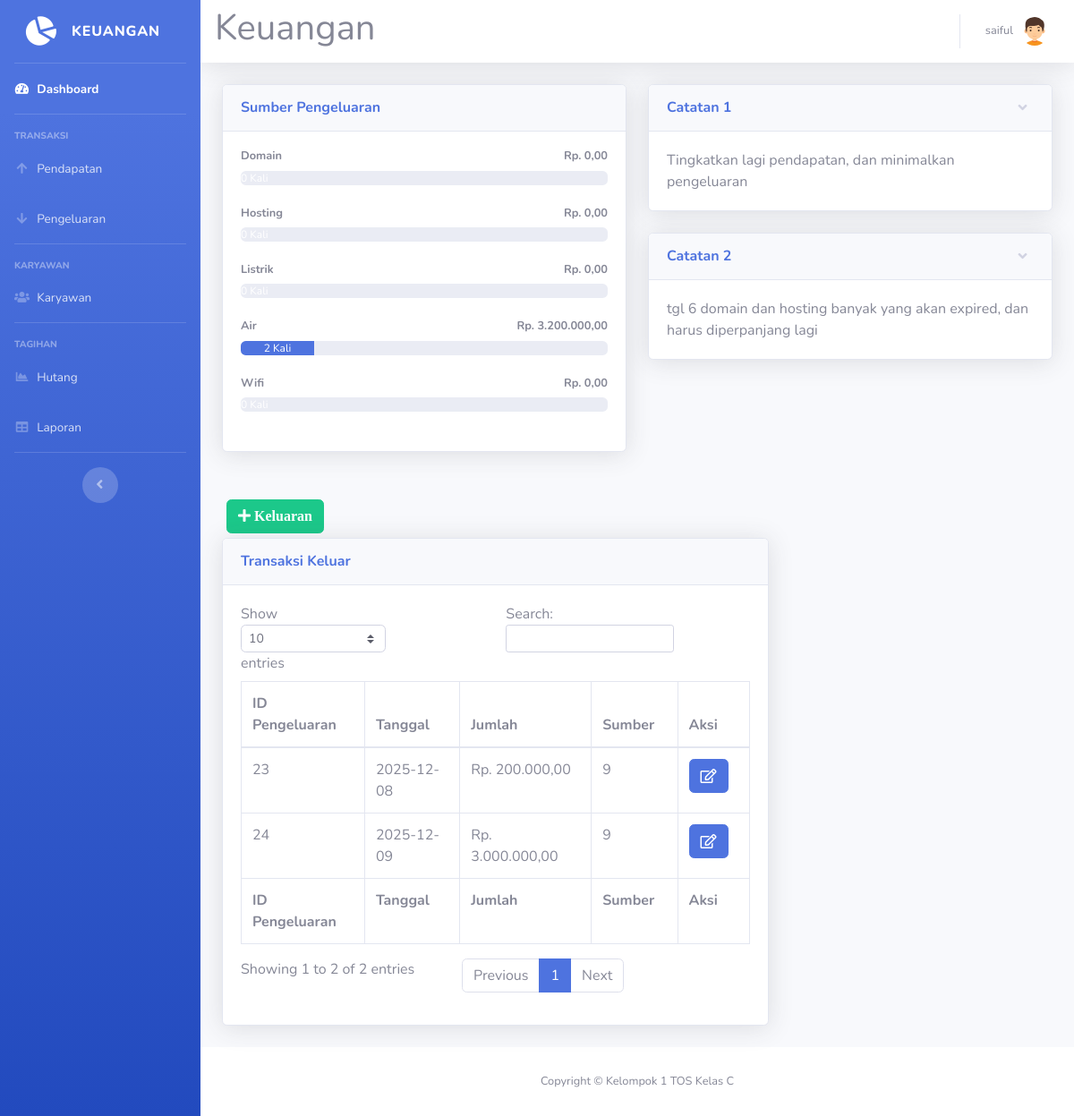
Page /pengeluaran.php (signed in) on the committed database.
### tables this page shows
CREATE TABLE `sumber` (
  `id_sumber` int NOT NULL,
  `nama` varchar(40) NOT NULL
);

CREATE TABLE `catatan` (
  `id_catatan` int NOT NULL,
  `catatan` text NOT NULL
);

CREATE TABLE `pengeluaran` (
  `id_pengeluaran` int NOT NULL,
  `tgl_pengeluaran` date NOT NULL,
  `jumlah` int NOT NULL,
  `id_sumber` int NOT NULL
);

### pengeluaran.php (the view, shortened to what this page needs)
<!DOCTYPE html>
<html lang="en">
<head>
  <link href="vendor/fontawesome-free/css/all.min.css" rel="stylesheet" type="text/css">
  <link href="css/sb-admin-2.min.css" rel="stylesheet">
</head>
<body id="page-top">
<?php
require 'koneksi.php';
require ('sidebar.php');
?>
      <div id="content">
<?php require ('navbar.php');?>
        <div class="container-fluid">
          <div class="row">
            <div class="col-lg-6 mb-4">
              <div class="card shadow mb-4">
                <div class="card-header py-3">
                  <h6 class="m-0 font-weight-bold text-primary">Sumber Pengeluaran</h6>
                </div>
                <div class="card-body">
				<?php
				$namasumber1 = mysqli_query($koneksi,"SELECT * FROM `sumber` where id_sumber= 6 ");
				$sumbern1= mysqli_fetch_assoc($namasumber1);
				$namasumber2 = mysqli_query($koneksi,"SELECT * FROM `sumber` where id_sumber= 7 ");
				$sumbern2= mysqli_fetch_assoc($namasumber2);
				$namasumber3 = mysqli_query($koneksi,"SELECT * FROM `sumber` where id_sumber= 8 ");
				$sumbern3= mysqli_fetch_assoc($namasumber3);
				$namasumber4 = mysqli_query($koneksi,"SELECT * FROM `sumber` where id_sumber= 9 ");
				$sumbern4= mysqli_fetch_assoc($namasumber4);
				$namasumber5 = mysqli_query($koneksi,"SELECT * FROM `sumber` where id_sumber= 10 ");
				$sumbern5= mysqli_fetch_assoc($namasumber5);
        $arrayhasil1 = [];
				$jumlahhasil1 = array_sum($arrayhasil1);
        $arrayhasil2 = [];
				$jumlahhasil2 = array_sum($arrayhasil2);
        $arrayhasil3 = [];
				$jumlahhasil3 = array_sum($arrayhasil3);
        $arrayhasil4 = [];
				$hasil4=mysqli_query($koneksi,"SELECT * FROM pengeluaran where id_sumber = 9");
				while ($jumlah4=mysqli_fetch_array($hasil4)){
				$arrayhasil4[] = $jumlah4['jumlah'];
				}
				$jumlahhasil4 = array_sum($arrayhasil4);
        $arrayhasil5 = [];
				$jumlahhasil5 = array_sum($arrayhasil5);
				$sumber1 = mysqli_query($koneksi,"SELECT id_sumber FROM pengeluaran where id_sumber ='6'");
				$sumber1text = mysqli_num_rows($sumber1);
				$sumber1 = mysqli_num_rows($sumber1);
				$sumber1 = $sumber1 * 10;
				$sumber2 = mysqli_query($koneksi,"SELECT id_sumber FROM pengeluaran where id_sumber ='7'");
				$sumber2text = mysqli_num_rows($sumber2);
				$sumber2 = mysqli_num_rows($sumber2);
				$sumber2 = $sumber2 * 10;
				$sumber3 = mysqli_query($koneksi,"SELECT id_sumber FROM pengeluaran where id_sumber ='8'");
				$sumber3text = mysqli_num_rows($sumber3);
				$sumber3 = mysqli_num_rows($sumber3);
				$sumber3 = $sumber3 * 10;
				$sumber4 = mysqli_query($koneksi,"SELECT id_sumber FROM pengeluaran where id_sumber ='9'");
				$sumber4text = mysqli_num_rows($sumber4);
				$sumber4 = mysqli_num_rows($sumber4);
				$sumber4 = $sumber4 * 10;
				$sumber5 = mysqli_query($koneksi,"SELECT id_sumber FROM pengeluaran where id_sumber ='10'");
				$sumber5text = mysqli_num_rows($sumber5);
				$sumber5 = mysqli_num_rows($sumber5);
				$sumber5 = $sumber5 * 10;
				echo '
                  <h4 class="small font-weight-bold">'.$sumbern1['nama'].'<span class="float-right">Rp. '.number_format($jumlahhasil1,2,',','.').'</span></h4>
                  <div class="progress mb-4">
                    <div class="progress-bar bg-danger" role="progressbar" style="width:'.$sumber1.'%" aria-valuenow="50" aria-valuemin="0" aria-valuemax="100">'.$sumber1text.' Kali</div>
                  </div>
				  <h4 class="small font-weight-bold">'.$sumbern2['nama'].'<span class="float-right">Rp. '.number_format($jumlahhasil2,2,',','.').'</span></h4>
                  <div class="progress mb-4">
                    <div class="progress-bar bg-warning" role="progressbar" style="width:'.$sumber2.'%" aria-valuenow="50" aria-valuemin="0" aria-valuemax="100">'.$sumber2text.' Kali</div>
                  </div>
				  <h4 class="small font-weight-bold">'.$sumbern3['nama'].'<span class="float-right">Rp. '.number_format($jumlahhasil3,2,',','.').'</span></h4>
                  <div class="progress mb-4">
                    <div class="progress-bar bg-info" role="progressbar" style="width:'.$sumber3.'%" aria-valuenow="50" aria-valuemin="0" aria-valuemax="100">'.$sumber3text.' Kali</div>
                  </div>
				  <h4 class="small font-weight-bold">'.$sumbern4['nama'].'<span class="float-right">Rp. '.number_format($jumlahhasil4,2,',','.').'</span></h4>
                  <div class="progress mb-4">
                    <div class="progress-bar bg-primary" role="progressbar" style="width:'.$sumber4.'%" aria-valuenow="50" aria-valuemin="0" aria-valuemax="100">'.$sumber4text.' Kali</div>
                  </div>
				  <h4 class="small font-weight-bold">'.$sumbern5['nama'].'<span class="float-right">Rp. '.number_format($jumlahhasil5,2,',','.').'</span></h4>
                  <div class="progress mb-4">
                    <div class="progress-bar bg-success" role="progressbar" style="width:'.$sumber5.'%" aria-valuenow="50" aria-valuemin="0" aria-valuemax="100">'.$sumber5text.' Kali</div>
                  </div>';
				  ?>
                </div>
              </div>
			  </div>
			              <div class="col-lg-6">
              <div class="card shadow mb-4">
                <a href="#collapseCardExample" class="d-block card-header py-3" data-toggle="collapse" role="button" aria-expanded="true" aria-controls="collapseCardExample">
                  <h6 class="m-0 font-weight-bold text-primary">Catatan 1</h6>
                </a>
                <div class="collapse show" id="collapseCardExample">
                  <div class="card-body">
                    <?php
					$catatan = mysqli_query($koneksi, "SELECT catatan From catatan WHERE id_catatan = 3");
					$catatan = mysqli_fetch_array($catatan);
					echo $catatan['catatan'];
					?>
                  </div>
                </div>
              </div>
			                <div class="card shadow mb-4">
                <a href="#collapseCardExample1" class="d-block card-header py-3" data-toggle="collapse" role="button" aria-expanded="true" aria-controls="collapseCardExample1">
                  <h6 class="m-0 font-weight-bold text-primary">Catatan 2</h6>
                </a>
                <div class="collapse show" id="collapseCardExample1">
                  <div class="card-body">
                     <?php
					$catatan = mysqli_query($koneksi, "SELECT catatan From catatan WHERE id_catatan = 4");
					$catatan = mysqli_fetch_array($catatan);
					echo $catatan['catatan'];
					?>
                  </div>
                </div>
              </div>
			  </div>
			  </div>
			<button type="button" class="btn btn-success" style="margin:5px" data-toggle="modal" data-target="#myModalTambah"><i class="fa fa-plus"> Keluaran</i></button><br>
	<div class="row">
		<div class="col-xl-8 col-lg-7">
          <div class="card shadow mb-4">
            <div class="card-header py-3">
              <h6 class="m-0 font-weight-bold text-primary">Transaksi Keluar</h6>
            </div>
            <div class="card-body">
              <div class="table-responsive">
                <table class="table table-bordered" id="dataTable" width="100%" cellspacing="0">
                  <thead>
                    <tr>
                      <th>ID Pengeluaran</th>
                      <th>Tanggal</th>
                      <th>Jumlah</th>
                      <th>Sumber</th>
					  <th>Aksi</th>
                    </tr>
                  </thead>
                  <tfoot>
                    <tr>
                      <th>ID Pengeluaran</th>
                      <th>Tanggal</th>
                      <th>Jumlah</th>
                      <th>Sumber</th>
                      <th>Aksi</th>
                    </tr>
                  </tfoot>
                  <tbody>
				  <?php
$query = mysqli_query($koneksi,"SELECT * FROM pengeluaran");
while ($data = mysqli_fetch_assoc($query))
{
?>
                    <tr>
                      <td><?=$data['id_pengeluaran']?></td>
                      <td><?=$data['tgl_pengeluaran']?></td>
                      <td>Rp. <?=number_format($data['jumlah'],2,',','.');?></td>
                      <td><?=$data['id_sumber']?></td>
					  <td>
<a href="#" type="button" class=" fa fa-edit btn btn-primary btn-md" data-toggle="modal" data-target="#myModal<?php echo $data['id_pengeluaran']; ?>"></a>
</td>
</tr>
<?php
}
?>
                  </tbody>
                </table>
              </div>
            </div>
          </div>
		  	</div>
       </div>
      </div>
<?php require 'footer.php'?>
    </div>
  </div>
  </div>
</body>
</html>

### rows in the picture
sumber: nama "Domain"
sumber: nama "Hosting"
sumber: nama "Listrik"
sumber: nama "Air"
sumber: nama "Wifi"
catatan: catatan "Tingkatkan lagi pendapatan, dan minimalkan pengeluaran"
catatan: catatan "tgl 6 domain dan hosting banyak yang akan expired, dan harus diperpanjang lagi"
pengeluaran: id_pengeluaran "23", tgl_pengeluaran "2025-12-08", jumlah "200.000,00", id_sumber "9"
pengeluaran: id_pengeluaran "24", tgl_pengeluaran "2025-12-09", jumlah "3.000.000,00", id_sumber "9"

### other values in the picture
$_SESSION['nama'] "saiful"
$jumlahhasil1 "0,00"
$jumlahhasil2 "0,00"
$jumlahhasil3 "0,00"
$jumlahhasil4 "3.200.000,00"
$sumber4text "2"
$jumlahhasil5 "0,00"
